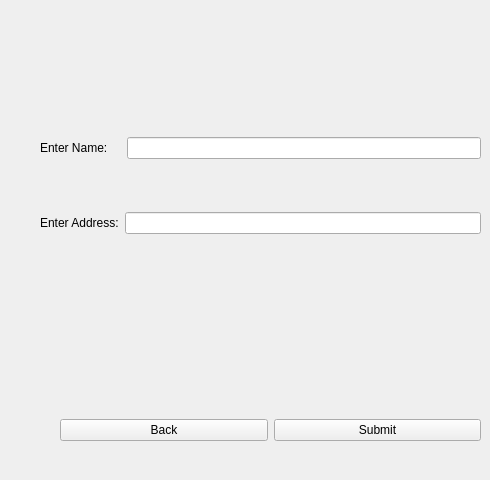
      <widget class="QWidget" name="pamphletPage">
       <widget class="QWidget" name="layoutWidget">
        <property name="geometry">
         <rect>
          <x>40</x>
          <y>90</y>
          <width>441</width>
          <height>191</height>
         </rect>
        </property>
        <layout class="QVBoxLayout" name="verticalLayout_16">
         <item>
          <layout class="QHBoxLayout" name="horizontalLayout_8">
           <item>
            <widget class="QLabel" name="pamphletNameLabel">
             <property name="text">
              <string>Enter Name:    </string>
             </property>
            </widget>
           </item>
           <item>
            <widget class="QLineEdit" name="pamphletNameText"/>
           </item>
          </layout>
         </item>
         <item>
          <layout class="QHBoxLayout" name="horizontalLayout_9">
           <item>
            <widget class="QLabel" name="label_6">
             <property name="text">
              <string>Enter Address:</string>
             </property>
            </widget>
           </item>
           <item>
            <widget class="QLineEdit" name="pamphletAddressText"/>
           </item>
          </layout>
         </item>
        </layout>
       </widget>
       <widget class="QWidget" name="layoutWidget">
        <property name="geometry">
         <rect>
          <x>60</x>
          <y>390</y>
          <width>421</width>
          <height>81</height>
         </rect>
        </property>
        <layout class="QHBoxLayout" name="horizontalLayout_10">
         <item>
          <widget class="QPushButton" name="pamphletBackBtn">
           <property name="text">
            <string>Back</string>
           </property>
          </widget>
         </item>
         <item>
          <widget class="QPushButton" name="pamphletSubmitBtn">
           <property name="text">
            <string>Submit</string>
           </property>
          </widget>
         </item>
        </layout>
       </widget>
      </widget>
